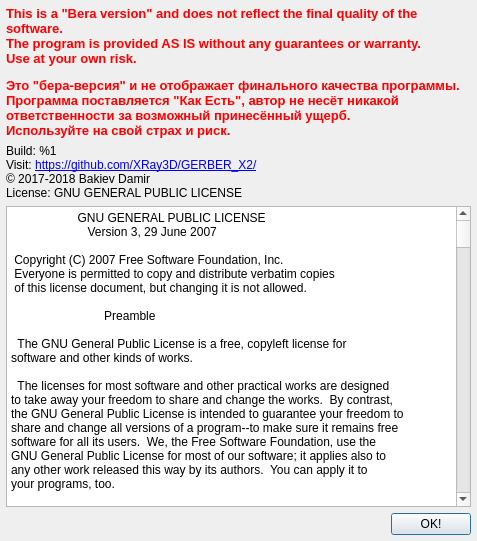
<?xml version="1.0" encoding="UTF-8"?>
<ui version="4.0">
 <class>AboutForm</class>
 <widget class="QDialog" name="AboutForm">
  <property name="geometry">
   <rect>
    <x>0</x>
    <y>0</y>
    <width>477</width>
    <height>541</height>
   </rect>
  </property>
  <property name="windowTitle">
   <string>Dialog</string>
  </property>
  <layout class="QVBoxLayout" name="verticalLayout">
   <property name="leftMargin">
    <number>6</number>
   </property>
   <property name="topMargin">
    <number>6</number>
   </property>
   <property name="rightMargin">
    <number>6</number>
   </property>
   <property name="bottomMargin">
    <number>6</number>
   </property>
   <item>
    <widget class="QLabel" name="label_2">
     <property name="font">
      <font>
       <pointsize>10</pointsize>
      </font>
     </property>
     <property name="text">
      <string>&lt;html&gt;&lt;head/&gt;&lt;body&gt;&lt;p&gt;&lt;span style=&quot; font-weight:600; color:#ff0000;&quot;&gt;This is a &amp;quot;Bera version&amp;quot; and does not reflect the final quality of the software.&lt;br/&gt;The program is provided AS IS without any guarantees or warranty.&lt;br/&gt;Use at your own risk.&lt;/span&gt;&lt;/p&gt;&lt;p&gt;&lt;span style=&quot; font-weight:600; color:#ff0000;&quot;&gt;Это &amp;quot;бера-версия&amp;quot; и не отображает финального качества программы.&lt;br/&gt;Программа поставляется &amp;quot;Как Есть&amp;quot;, автор не несёт никакой ответственности за возможный принесённый ущерб.&lt;br/&gt;Используйте на свой страх и риск.&lt;/span&gt;&lt;/p&gt;&lt;/body&gt;&lt;/html&gt;</string>
     </property>
     <property name="wordWrap">
      <bool>true</bool>
     </property>
    </widget>
   </item>
   <item>
    <widget class="QLabel" name="lblAbout">
     <property name="text">
      <string>&lt;html&gt;&lt;head/&gt;&lt;body&gt;&lt;p&gt;Build: %1&lt;br/&gt;Visit: &lt;a href=&quot;https://github.com/XRay3D/GERBER_X2/&quot;&gt;&lt;span style=&quot; text-decoration: underline; color:#0000ff;&quot;&gt;https://github.com/XRay3D/GERBER_X2/&lt;/span&gt;&lt;/a&gt;&lt;a href=&quot;https://github.com/Denvi/Candle/&quot;&gt;&lt;span style=&quot; text-decoration: underline; color:#0000ff;&quot;&gt;&lt;br/&gt;&lt;/span&gt;&lt;/a&gt;© 2017-2018 Bakiev Damir&lt;br/&gt;License: GNU GENERAL PUBLIC LICENSE&lt;/p&gt;&lt;/body&gt;&lt;/html&gt;</string>
     </property>
     <property name="alignment">
      <set>Qt::AlignLeading|Qt::AlignLeft|Qt::AlignVCenter</set>
     </property>
    </widget>
   </item>
   <item>
    <widget class="QPlainTextEdit" name="txtLicense">
     <property name="font">
      <font>
       <pointsize>9</pointsize>
      </font>
     </property>
     <property name="readOnly">
      <bool>true</bool>
     </property>
     <property name="plainText">
      <string>                    GNU GENERAL PUBLIC LICENSE
                       Version 3, 29 June 2007

 Copyright (C) 2007 Free Software Foundation, Inc. &lt;http://fsf.org/&gt;
 Everyone is permitted to copy and distribute verbatim copies
 of this license document, but changing it is not allowed.

                            Preamble

  The GNU General Public License is a free, copyleft license for
software and other kinds of works.

  The licenses for most software and other practical works are designed
to take away your freedom to share and change the works.  By contrast,
the GNU General Public License is intended to guarantee your freedom to
share and change all versions of a program--to make sure it remains free
software for all its users.  We, the Free Software Foundation, use the
GNU General Public License for most of our software; it applies also to
any other work released this way by its authors.  You can apply it to
your programs, too.

  When we speak of free software, we are referring to freedom, not
price.  Our General Public Licenses are designed to make sure that you
have the freedom to distribute copies of free software (and charge for
them if you wish), that you receive source code or can get it if you
want it, that you can change the software or use pieces of it in new
free programs, and that you know you can do these things.

  To protect your rights, we need to prevent others from denying you
these rights or asking you to surrender the rights.  Therefore, you have
certain responsibilities if you distribute copies of the software, or if
you modify it: responsibilities to respect the freedom of others.

  For example, if you distribute copies of such a program, whether
gratis or for a fee, you must pass on to the recipients the same
freedoms that you received.  You must make sure that they, too, receive
or can get the source code.  And you must show them these terms so they
know their rights.

  Developers that use the GNU GPL protect your rights with two steps:
(1) assert copyright on the software, and (2) offer you this License
giving you legal permission to copy, distribute and/or modify it.

  For the developers' and authors' protection, the GPL clearly explains
that there is no warranty for this free software.  For both users' and
authors' sake, the GPL requires that modified versions be marked as
changed, so that their problems will not be attributed erroneously to
authors of previous versions.

  Some devices are designed to deny users access to install or run
modified versions of the software inside them, although the manufacturer
can do so.  This is fundamentally incompatible with the aim of
protecting users' freedom to change the software.  The systematic
pattern of such abuse occurs in the area of products for individuals to
use, which is precisely where it is most unacceptable.  Therefore, we
have designed this version of the GPL to prohibit the practice for those
products.  If such problems arise substantially in other domains, we
stand ready to extend this provision to those domains in future versions
of the GPL, as needed to protect the freedom of users.

  Finally, every program is threatened constantly by software patents.
States should not allow patents to restrict development and use of
software on general-purpose computers, but in those that do, we wish to
avoid the special danger that patents applied to a free program could
make it effectively proprietary.  To prevent this, the GPL assures that
patents cannot be used to render the program non-free.

  The precise terms and conditions for copying, distribution and
modification follow.

                       TERMS AND CONDITIONS

  0. Definitions.

  &quot;This License&quot; refers to version 3 of the GNU General Public License.

  &quot;Copyright&quot; also means copyright-like laws that apply to other kinds of
works, such as semiconductor masks.

  &quot;The Program&quot; refers to any copyrightable work licensed under this
License.  Each licensee is addressed as &quot;you&quot;.  &quot;Licensees&quot; and
&quot;recipients&quot; may be individuals or organizations.

  To &quot;modify&quot; a work means to copy from or adapt all or part of the work
in a fashion requiring copyright permission, other than the making of an
exact copy.  The resulting work is called a &quot;modified version&quot; of the
earlier work or a work &quot;based on&quot; the earlier work.

  A &quot;covered work&quot; means either the unmodified Program or a work based
on the Program.

  To &quot;propagate&quot; a work means to do anything with it that, without
permission, would make you directly or secondarily liable for
infringement under applicable copyright law, except executing it on a
computer or modifying a private copy.  Propagation includes copying,
distribution (with or without modification), making available to the
public, and in some countries other activities as well.

  To &quot;convey&quot; a work means any kind of propagation that enables other
parties to make or receive copies.  Mere interaction with a user through
a computer network, with no transfer of a copy, is not conveying.

  An interactive user interface displays &quot;Appropriate Legal Notices&quot;
to the extent that it includes a convenient and prominently visible
feature that (1) displays an appropriate copyright notice, and (2)
tells the user that there is no warranty for the work (except to the
extent that warranties are provided), that licensees may convey the
work under this License, and how to view a copy of this License.  If
the interface presents a list of user commands or options, such as a
menu, a prominent item in the list meets this criterion.

  1. Source Code.

  The &quot;source code&quot; for a work means the preferred form of the work
for making modifications to it.  &quot;Object code&quot; means any non-source
form of a work.

  A &quot;Standard Interface&quot; means an interface that either is an official
standard defined by a recognized standards body, or, in the case of
interfaces specified for a particular programming language, one that
is widely used among developers working in that language.

  The &quot;System Libraries&quot; of an executable work include anything, other
than the work as a whole, that (a) is included in the normal form of
packaging a Major Component, but which is not part of that Major
Component, and (b) serves only to enable use of the work with that
Major Component, or to implement a Standard Interface for which an
implementation is available to the public in source code form.  A
&quot;Major Component&quot;, in this context, means a major essential component
(kernel, window system, and so on) of the specific operating system
(if any) on which the executable work runs, or a compiler used to
produce the work, or an object code interpreter used to run it.

  The &quot;Corresponding Source&quot; for a work in object code form means all
the source code needed to generate, install, and (for an executable
work) run the object code and to modify the work, including scripts to
control those activities.  However, it does not include the work's
System Libraries, or general-purpose tools or generally available free
programs which are used unmodified in performing those activities but
which are not part of the work.  For example, Corresponding Source
includes interface definition files associated with source files for
the work, and the source code for shared libraries and dynamically
linked subprograms that the work is specifically designed to require,
such as by intimate data communication or control flow between those
subprograms and other parts of the work.

  The Corresponding Source need not include anything that users
can regenerate automatically from other parts of the Corresponding
Source.

  The Corresponding Source for a work in source code form is that
same work.

  2. Basic Permissions.

  All rights granted under this License are granted for the term of
copyright on the Program, and are irrevocable provided the stated
conditions are met.  This License explicitly affirms your unlimited
permission to run the unmodified Program.  The output from running a
covered work is covered by this License only if the output, given its
content, constitutes a covered work.  This License acknowledges your
rights of fair use or other equivalent, as provided by copyright law.

  You may make, run and propagate covered works that you do not
convey, without conditions so long as your license otherwise remains
in force.  You may convey covered works to others for the sole purpose
of having them make modifications exclusively for you, or provide you
with facilities for running those works, provided that you comply with
the terms of this License in conveying all material for which you do
not control copyright.  Those thus making or running the covered works
for you must do so exclusively on your behalf, under your direction
and control, on terms that prohibit them from making any copies of
your copyrighted material outside their relationship with you.

  Conveying under any other circumstances is permitted solely under
the conditions stated below.  Sublicensing is not allowed; section 10
makes it unnecessary.

  3. Protecting Users' Legal Rights From Anti-Circumvention Law.

  No covered work shall be deemed part of an effective technological
measure under any applicable law fulfilling obligations under article
11 of the WIPO copyright treaty adopted on 20 December 1996, or
similar laws prohibiting or restricting circumvention of such
measures.

  When you convey a covered work, you waive any legal power to forbid
circumvention of technological measures to the extent such circumvention
is effected by exercising rights under this License with respect to
the covered work, and you disclaim any intention to limit operation or
modification of the work as a means of enforcing, against the work's
users, your or third parties' legal rights to forbid circumvention of
technological measures.

  4. Conveying Verbatim Copies.

  You may convey verbatim copies of the Program's source code as you
receive it, in any medium, provided that you conspicuously and
appropriately publish on each copy an appropriate copyright notice;
keep intact all notices stating that this License and any
non-permissive terms added in accord with section 7 apply to the code;
keep intact all notices of the absence of any warranty; and give all
recipients a copy of this License along with the Program.

  You may charge any price or no price for each copy that you convey,
and you may offer support or warranty protection for a fee.

  5. Conveying Modified Source Versions.

  You may convey a work based on the Program, or the modifications to
produce it from the Program, in the form of source code under the
terms of section 4, provided that you also meet all of these conditions:

    a) The work must carry prominent notices stating that you modified
    it, and giving a relevant date.

    b) The work must carry prominent notices stating that it is
    released under this License and any conditions added under section
    7.  This requirement modifies the requirement in section 4 to
    &quot;keep intact all notices&quot;.

    c) You must license the entire work, as a whole, under this
    License to anyone who comes into possession of a copy.  This
    License will therefore apply, along with any applicable section 7
    additional terms, to the whole of the work, and all its parts,
    regardless of how they are packaged.  This License gives no
    permission to license the work in any other way, but it does not
    invalidate such permission if you have separately received it.

    d) If the work has interactive user interfaces, each must display
    Appropriate Legal Notices; however, if the Program has interactive
    interfaces that do not display Appropriate Legal Notices, your
    work need not make them do so.

  A compilation of a covered work with other separate and independent
works, which are not by their nature extensions of the covered work,
and which are not combined with it such as to form a larger program,
in or on a volume of a storage or distribution medium, is called an
&quot;aggregate&quot; if the compilation and its resulting copyright are not
used to limit the access or legal rights of the compilation's users
beyond what the individual works permit.  Inclusion of a covered work
in an aggregate does not cause this License to apply to the other
parts of the aggregate.

  6. Conveying Non-Source Forms.

  You may convey a covered work in object code form under the terms
of sections 4 and 5, provided that you also convey the
machine-readable Corresponding Source under the terms of this License,
in one of these ways:

    a) Convey the object code in, or embodied in, a physical product
    (including a physical distribution medium), accompanied by the
    Corresponding Source fixed on a durable physical medium
    customarily used for software interchange.

    b) Convey the object code in, or embodied in, a physical product
    (including a physical distribution medium), accompanied by a
    written offer, valid for at least three years and valid for as
    long as you offer spare parts or customer support for that product
    model, to give anyone who possesses the object code either (1) a
    copy of the Corresponding Source for all the software in the
    product that is covered by this License, on a durable physical
    medium customarily used for software interchange, for a price no
    more than your reasonable cost of physically performing this
    conveying of source, or (2) access to copy the
    Corresponding Source from a network server at no charge.

    c) Convey individual copies of the object code with a copy of the
    written offer to provide the Corresponding Source.  This
    alternative is allowed only occasionally and noncommercially, and
    only if you received the object code with such an offer, in accord
    with subsection 6b.

    d) Convey the object code by offering access from a designated
    place (gratis or for a charge), and offer equivalent access to the
    Corresponding Source in the same way through the same place at no
    further charge.  You need not require recipients to copy the
    Corresponding Source along with the object code.  If the place to
    copy the object code is a network server, the Corresponding Source
    may be on a different server (operated by you or a third party)
    that supports equivalent copying facilities, provided you maintain
    clear directions next to the object code saying where to find the
    Corresponding Source.  Regardless of what server hosts the
    Corresponding Source, you remain obligated to ensure that it is
    available for as long as needed to satisfy these requirements.

    e) Convey the object code using peer-to-peer transmission, provided
    you inform other peers where the object code and Corresponding
    Source of the work are being offered to the general public at no
    charge under subsection 6d.

  A separable portion of the object code, whose source code is excluded
from the Corresponding Source as a System Library, need not be
included in conveying the object code work.

  A &quot;User Product&quot; is either (1) a &quot;consumer product&quot;, which means any
tangible personal property which is normally used for personal, family,
or household purposes, or (2) anything designed or sold for incorporation
into a dwelling.  In determining whether a product is a consumer product,
doubtful cases shall be resolved in favor of coverage.  For a particular
product received by a particular user, &quot;normally used&quot; refers to a
typical or common use of that class of product, regardless of the status
of the particular user or of the way in which the particular user
actually uses, or expects or is expected to use, the product.  A product
is a consumer product regardless of whether the product has substantial
commercial, industrial or non-consumer uses, unless such uses represent
the only significant mode of use of the product.

  &quot;Installation Information&quot; for a User Product means any methods,
procedures, authorization keys, or other information required to install
and execute modified versions of a covered work in that User Product from
a modified version of its Corresponding Source.  The information must
suffice to ensure that the continued functioning of the modified object
code is in no case prevented or interfered with solely because
modification has been made.

  If you convey an object code work under this section in, or with, or
specifically for use in, a User Product, and the conveying occurs as
part of a transaction in which the right of possession and use of the
User Product is transferred to the recipient in perpetuity or for a
fixed term (regardless of how the transaction is characterized), the
Corresponding Source conveyed under this section must be accompanied
by the Installation Information.  But this requirement does not apply
if neither you nor any third party retains the ability to install
modified object code on the User Product (for example, the work has
been installed in ROM).

  The requirement to provide Installation Information does not include a
requirement to continue to provide support service, warranty, or updates
for a work that has been modified or installed by the recipient, or for
the User Product in which it has been modified or installed.  Access to a
network may be denied when the modification itself materially and
adversely affects the operation of the network or violates the rules and
protocols for communication across the network.

  Corresponding Source conveyed, and Installation Information provided,
in accord with this section must be in a format that is publicly
documented (and with an implementation available to the public in
source code form), and must require no special password or key for
unpacking, reading or copying.

  7. Additional Terms.

  &quot;Additional permissions&quot; are terms that supplement the terms of this
License by making exceptions from one or more of its conditions.
Additional permissions that are applicable to the entire Program shall
be treated as though they were included in this License, to the extent
that they are valid under applicable law.  If additional permissions
apply only to part of the Program, that part may be used separately
under those permissions, but the entire Program remains governed by
this License without regard to the additional permissions.

  When you convey a copy of a covered work, you may at your option
remove any additional permissions from that copy, or from any part of
it.  (Additional permissions may be written to require their own
removal in certain cases when you modify the work.)  You may place
additional permissions on material, added by you to a covered work,
for which you have or can give appropriate copyright permission.

  Notwithstanding any other provision of this License, for material you
add to a covered work, you may (if authorized by the copyright holders of
that material) supplement the terms of this License with terms:

    a) Disclaiming warranty or limiting liability differently from the
    terms of sections 15 and 16 of this License; or

    b) Requiring preservation of specified reasonable legal notices or
    author attributions in that material or in the Appropriate Legal
    Notices displayed by works containing it; or

    c) Prohibiting misrepresentation of the origin of that material, or
    requiring that modified versions of such material be marked in
    reasonable ways as different from the original version; or

    d) Limiting the use for publicity purposes of names of licensors or
    authors of the material; or

    e) Declining to grant rights under trademark law for use of some
    trade names, trademarks, or service marks; or

    f) Requiring indemnification of licensors and authors of that
    material by anyone who conveys the material (or modified versions of
    it) with contractual assumptions of liability to the recipient, for
    any liability that these contractual assumptions directly impose on
    those licensors and authors.

  All other non-permissive additional terms are considered &quot;further
restrictions&quot; within the meaning of section 10.  If the Program as you
received it, or any part of it, contains a notice stating that it is
governed by this License along with a term that is a further
restriction, you may remove that term.  If a license document contains
a further restriction but permits relicensing or conveying under this
License, you may add to a covered work material governed by the terms
of that license document, provided that the further restriction does
not survive such relicensing or conveying.

  If you add terms to a covered work in accord with this section, you
must place, in the relevant source files, a statement of the
additional terms that apply to those files, or a notice indicating
where to find the applicable terms.

  Additional terms, permissive or non-permissive, may be stated in the
form of a separately written license, or stated as exceptions;
the above requirements apply either way.

  8. Termination.

  You may not propagate or modify a covered work except as expressly
provided under this License.  Any attempt otherwise to propagate or
modify it is void, and will automatically terminate your rights under
this License (including any patent licenses granted under the third
paragraph of section 11).

  However, if you cease all violation of this License, then your
license from a particular copyright holder is reinstated (a)
provisionally, unless and until the copyright holder explicitly and
finally terminates your license, and (b) permanently, if the copyright
holder fails to notify you of the violation by some reasonable means
prior to 60 days after the cessation.

  Moreover, your license from a particular copyright holder is
reinstated permanently if the copyright holder notifies you of the
violation by some reasonable means, this is the first time you have
received notice of violation of this License (for any work) from that
copyright holder, and you cure the violation prior to 30 days after
your receipt of the notice.

  Termination of your rights under this section does not terminate the
licenses of parties who have received copies or rights from you under
this License.  If your rights have been terminated and not permanently
reinstated, you do not qualify to receive new licenses for the same
material under section 10.

  9. Acceptance Not Required for Having Copies.

  You are not required to accept this License in order to receive or
run a copy of the Program.  Ancillary propagation of a covered work
occurring solely as a consequence of using peer-to-peer transmission
to receive a copy likewise does not require acceptance.  However,
nothing other than this License grants you permission to propagate or
modify any covered work.  These actions infringe copyright if you do
not accept this License.  Therefore, by modifying or propagating a
covered work, you indicate your acceptance of this License to do so.

  10. Automatic Licensing of Downstream Recipients.

  Each time you convey a covered work, the recipient automatically
receives a license from the original licensors, to run, modify and
propagate that work, subject to this License.  You are not responsible
for enforcing compliance by third parties with this License.

  An &quot;entity transaction&quot; is a transaction transferring control of an
organization, or substantially all assets of one, or subdividing an
organization, or merging organizations.  If propagation of a covered
work results from an entity transaction, each party to that
transaction who receives a copy of the work also receives whatever
licenses to the work the party's predecessor in interest had or could
give under the previous paragraph, plus a right to possession of the
Corresponding Source of the work from the predecessor in interest, if
the predecessor has it or can get it with reasonable efforts.

  You may not impose any further restrictions on the exercise of the
rights granted or affirmed under this License.  For example, you may
not impose a license fee, royalty, or other charge for exercise of
rights granted under this License, and you may not initiate litigation
(including a cross-claim or counterclaim in a lawsuit) alleging that
any patent claim is infringed by making, using, selling, offering for
sale, or importing the Program or any portion of it.

  11. Patents.

  A &quot;contributor&quot; is a copyright holder who authorizes use under this
License of the Program or a work on which the Program is based.  The
work thus licensed is called the contributor's &quot;contributor version&quot;.

  A contributor's &quot;essential patent claims&quot; are all patent claims
owned or controlled by the contributor, whether already acquired or
hereafter acquired, that would be infringed by some manner, permitted
by this License, of making, using, or selling its contributor version,
but do not include claims that would be infringed only as a
consequence of further modification of the contributor version.  For
purposes of this definition, &quot;control&quot; includes the right to grant
patent sublicenses in a manner consistent with the requirements of
this License.

  Each contributor grants you a non-exclusive, worldwide, royalty-free
patent license under the contributor's essential patent claims, to
make, use, sell, offer for sale, import and otherwise run, modify and
propagate the contents of its contributor version.

  In the following three paragraphs, a &quot;patent license&quot; is any express
agreement or commitment, however denominated, not to enforce a patent
(such as an express permission to practice a patent or covenant not to
sue for patent infringement).  To &quot;grant&quot; such a patent license to a
party means to make such an agreement or commitment not to enforce a
patent against the party.

  If you convey a covered work, knowingly relying on a patent license,
and the Corresponding Source of the work is not available for anyone
to copy, free of charge and under the terms of this License, through a
publicly available network server or other readily accessible means,
then you must either (1) cause the Corresponding Source to be so
available, or (2) arrange to deprive yourself of the benefit of the
patent license for this particular work, or (3) arrange, in a manner
consistent with the requirements of this License, to extend the patent
license to downstream recipients.  &quot;Knowingly relying&quot; means you have
actual knowledge that, but for the patent license, your conveying the
covered work in a country, or your recipient's use of the covered work
in a country, would infringe one or more identifiable patents in that
country that you have reason to believe are valid.

  If, pursuant to or in connection with a single transaction or
arrangement, you convey, or propagate by procuring conveyance of, a
covered work, and grant a patent license to some of the parties
receiving the covered work authorizing them to use, propagate, modify
or convey a specific copy of the covered work, then the patent license
you grant is automatically extended to all recipients of the covered
work and works based on it.

  A patent license is &quot;discriminatory&quot; if it does not include within
the scope of its coverage, prohibits the exercise of, or is
conditioned on the non-exercise of one or more of the rights that are
specifically granted under this License.  You may not convey a covered
work if you are a party to an arrangement with a third party that is
in the business of distributing software, under which you make payment
to the third party based on the extent of your activity of conveying
the work, and under which the third party grants, to any of the
parties who would receive the covered work from you, a discriminatory
patent license (a) in connection with copies of the covered work
conveyed by you (or copies made from those copies), or (b) primarily
for and in connection with specific products or compilations that
contain the covered work, unless you entered into that arrangement,
or that patent license was granted, prior to 28 March 2007.

  Nothing in this License shall be construed as excluding or limiting
any implied license or other defenses to infringement that may
otherwise be available to you under applicable patent law.

  12. No Surrender of Others' Freedom.

  If conditions are imposed on you (whether by court order, agreement or
otherwise) that contradict the conditions of this License, they do not
excuse you from the conditions of this License.  If you cannot convey a
covered work so as to satisfy simultaneously your obligations under this
License and any other pertinent obligations, then as a consequence you may
not convey it at all.  For example, if you agree to terms that obligate you
to collect a royalty for further conveying from those to whom you convey
the Program, the only way you could satisfy both those terms and this
License would be to refrain entirely from conveying the Program.

  13. Use with the GNU Affero General Public License.

  Notwithstanding any other provision of this License, you have
permission to link or combine any covered work with a work licensed
under version 3 of the GNU Affero General Public License into a single
combined work, and to convey the resulting work.  The terms of this
License will continue to apply to the part which is the covered work,
but the special requirements of the GNU Affero General Public License,
section 13, concerning interaction through a network will apply to the
combination as such.

  14. Revised Versions of this License.

  The Free Software Foundation may publish revised and/or new versions of
the GNU General Public License from time to time.  Such new versions will
be similar in spirit to the present version, but may differ in detail to
address new problems or concerns.

  Each version is given a distinguishing version number.  If the
Program specifies that a certain numbered version of the GNU General
Public License &quot;or any later version&quot; applies to it, you have the
option of following the terms and conditions either of that numbered
version or of any later version published by the Free Software
Foundation.  If the Program does not specify a version number of the
GNU General Public License, you may choose any version ever published
by the Free Software Foundation.

  If the Program specifies that a proxy can decide which future
versions of the GNU General Public License can be used, that proxy's
public statement of acceptance of a version permanently authorizes you
to choose that version for the Program.

  Later license versions may give you additional or different
permissions.  However, no additional obligations are imposed on any
author or copyright holder as a result of your choosing to follow a
later version.

  15. Disclaimer of Warranty.

  THERE IS NO WARRANTY FOR THE PROGRAM, TO THE EXTENT PERMITTED BY
APPLICABLE LAW.  EXCEPT WHEN OTHERWISE STATED IN WRITING THE COPYRIGHT
HOLDERS AND/OR OTHER PARTIES PROVIDE THE PROGRAM &quot;AS IS&quot; WITHOUT WARRANTY
OF ANY KIND, EITHER EXPRESSED OR IMPLIED, INCLUDING, BUT NOT LIMITED TO,
THE IMPLIED WARRANTIES OF MERCHANTABILITY AND FITNESS FOR A PARTICULAR
PURPOSE.  THE ENTIRE RISK AS TO THE QUALITY AND PERFORMANCE OF THE PROGRAM
IS WITH YOU.  SHOULD THE PROGRAM PROVE DEFECTIVE, YOU ASSUME THE COST OF
ALL NECESSARY SERVICING, REPAIR OR CORRECTION.

  16. Limitation of Liability.

  IN NO EVENT UNLESS REQUIRED BY APPLICABLE LAW OR AGREED TO IN WRITING
WILL ANY COPYRIGHT HOLDER, OR ANY OTHER PARTY WHO MODIFIES AND/OR CONVEYS
THE PROGRAM AS PERMITTED ABOVE, BE LIABLE TO YOU FOR DAMAGES, INCLUDING ANY
GENERAL, SPECIAL, INCIDENTAL OR CONSEQUENTIAL DAMAGES ARISING OUT OF THE
USE OR INABILITY TO USE THE PROGRAM (INCLUDING BUT NOT LIMITED TO LOSS OF
DATA OR DATA BEING RENDERED INACCURATE OR LOSSES SUSTAINED BY YOU OR THIRD
PARTIES OR A FAILURE OF THE PROGRAM TO OPERATE WITH ANY OTHER PROGRAMS),
EVEN IF SUCH HOLDER OR OTHER PARTY HAS BEEN ADVISED OF THE POSSIBILITY OF
SUCH DAMAGES.

  17. Interpretation of Sections 15 and 16.

  If the disclaimer of warranty and limitation of liability provided
above cannot be given local legal effect according to their terms,
reviewing courts shall apply local law that most closely approximates
an absolute waiver of all civil liability in connection with the
Program, unless a warranty or assumption of liability accompanies a
copy of the Program in return for a fee.

                     END OF TERMS AND CONDITIONS

            How to Apply These Terms to Your New Programs

  If you develop a new program, and you want it to be of the greatest
possible use to the public, the best way to achieve this is to make it
free software which everyone can redistribute and change under these terms.

  To do so, attach the following notices to the program.  It is safest
to attach them to the start of each source file to most effectively
state the exclusion of warranty; and each file should have at least
the &quot;copyright&quot; line and a pointer to where the full notice is found.

    &lt;one line to give the program's name and a brief idea of what it does.&gt;
    Copyright (C) &lt;year&gt;  &lt;name of author&gt;

    This program is free software: you can redistribute it and/or modify
    it under the terms of the GNU General Public License as published by
    the Free Software Foundation, either version 3 of the License, or
    (at your option) any later version.

    This program is distributed in the hope that it will be useful,
    but WITHOUT ANY WARRANTY; without even the implied warranty of
    MERCHANTABILITY or FITNESS FOR A PARTICULAR PURPOSE.  See the
    GNU General Public License for more details.

    You should have received a copy of the GNU General Public License
    along with this program.  If not, see &lt;http://www.gnu.org/licenses/&gt;.

Also add information on how to contact you by electronic and paper mail.

  If the program does terminal interaction, make it output a short
notice like this when it starts in an interactive mode:

    &lt;program&gt;  Copyright (C) &lt;year&gt;  &lt;name of author&gt;
    This program comes with ABSOLUTELY NO WARRANTY; for details type `show w'.
    This is free software, and you are welcome to redistribute it
    under certain conditions; type `show c' for details.

The hypothetical commands `show w' and `show c' should show the appropriate
parts of the General Public License.  Of course, your program's commands
might be different; for a GUI interface, you would use an &quot;about box&quot;.

  You should also get your employer (if you work as a programmer) or school,
if any, to sign a &quot;copyright disclaimer&quot; for the program, if necessary.
For more information on this, and how to apply and follow the GNU GPL, see
&lt;http://www.gnu.org/licenses/&gt;.

  The GNU General Public License does not permit incorporating your program
into proprietary programs.  If your program is a subroutine library, you
may consider it more useful to permit linking proprietary applications with
the library.  If this is what you want to do, use the GNU Lesser General
Public License instead of this License.  But first, please read
&lt;http://www.gnu.org/philosophy/why-not-lgpl.html&gt;.
</string>
     </property>
    </widget>
   </item>
   <item>
    <layout class="QHBoxLayout" name="horizontalLayout_4">
     <item>
      <spacer name="horizontalSpacer_4">
       <property name="orientation">
        <enum>Qt::Horizontal</enum>
       </property>
       <property name="sizeHint" stdset="0">
        <size>
         <width>40</width>
         <height>20</height>
        </size>
       </property>
      </spacer>
     </item>
     <item>
      <widget class="QPushButton" name="cmdOk_2">
       <property name="text">
        <string>OK!</string>
       </property>
      </widget>
     </item>
    </layout>
   </item>
  </layout>
 </widget>
 <resources/>
 <connections/>
</ui>
